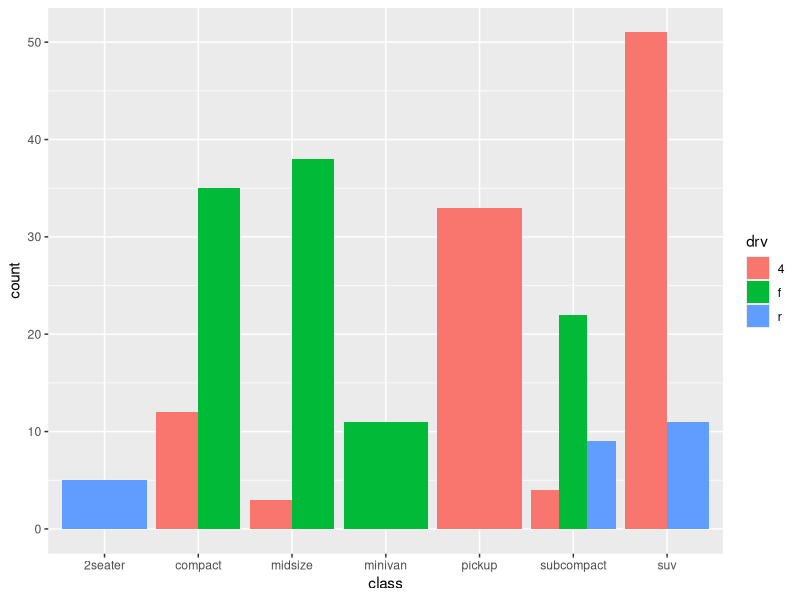

This chart was generated by the following R code:
library(ggplot2)

df <- mpg

pl <- ggplot(df, aes(x = class))

pl2 <- pl + geom_bar(aes(fill = drv), position = "dodge")


print(pl2)